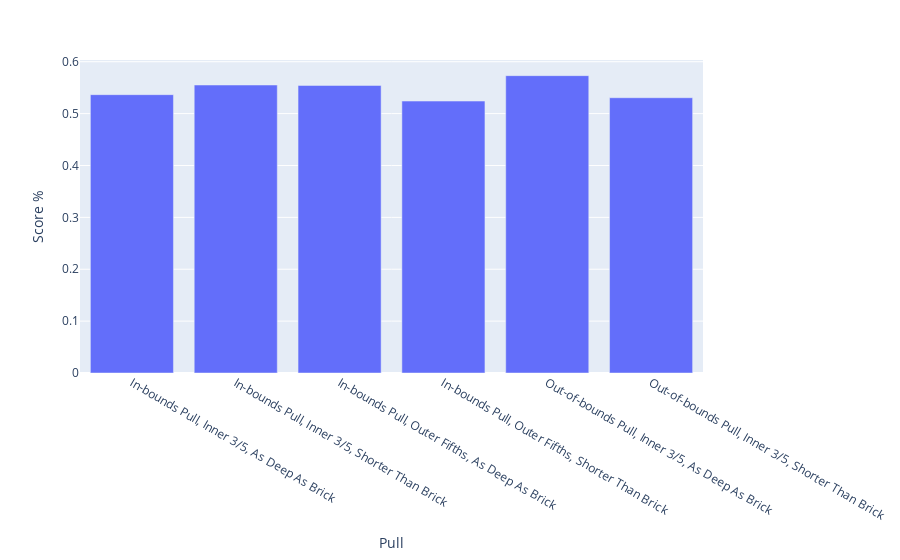

Write notebook code for a chart like this one.
### Markdown cell above
# Pull Analysis

### Code cell
s = audl.Season(upload=False, download=False)
df = (
    s.get_games(small_file=False)
    .query("t==[3,4,]")
    .query("s_before>60")
    .assign(sideline=lambda x: np.where(x["x_after"].abs() > 16, "Outer Fifths", "Inner 3/5"),
            short=lambda x: np.where(x["y_after"]<80, "Shorter Than Brick", "As Deep As Brick"),
            pull_type=lambda x: x["event_name"]+", "+x["sideline"]+", "+x["short"],
           )
#     .query("period==[1,2,3,]")
    .groupby(["pull_type", "possession_outcome_general"])
    .size()
    .groupby(level=["pull_type",])
    .apply(lambda x: x/x.sum())
    .rename("pct")
    .reset_index()
    .query("possession_outcome_general=='Score'")
    .rename(columns={
        "pull_type": "Pull",
        "pct": "Score %"
    })
)
df
px.bar(df, x="Pull", y="Score %")

### Figure 1 — Plotly figure (JSON) as saved in the notebook; plotly's stock layout.template omitted (floating-point values rounded to 4 significant figures)
{"data": [{"alignmentgroup": "True", "hovertemplate": "Pull=%{x}<br>Score %=%{y}<extra></extra>", "legendgroup": "", "marker": {"color": "#636efa"}, "name": "", "offsetgroup": "", "orientation": "v", "showlegend": false, "textposition": "auto", "type": "bar", "x": ["In-bounds Pull, Inner 3/5, As Deep As Brick", "In-bounds Pull, Inner 3/5, Shorter Than Brick", "In-bounds Pull, Outer Fifths, As Deep As Brick", "In-bounds Pull, Outer Fifths, Shorter Than Brick", "Out-of-bounds Pull, Inner 3/5, As Deep As Brick", "Out-of-bounds Pull, Inner 3/5, Shorter Than Brick"], "xaxis": "x", "y": [0.5365, 0.5551, 0.5543, 0.5242, 0.5732, 0.5306], "yaxis": "y"}], "layout": {"barmode": "relative", "legend": {"tracegroupgap": 0}, "margin": {"t": 60}, "xaxis": {"anchor": "y", "domain": [0, 1], "title": {"text": "Pull"}}, "yaxis": {"anchor": "x", "domain": [0, 1], "title": {"text": "Score %"}}}}
